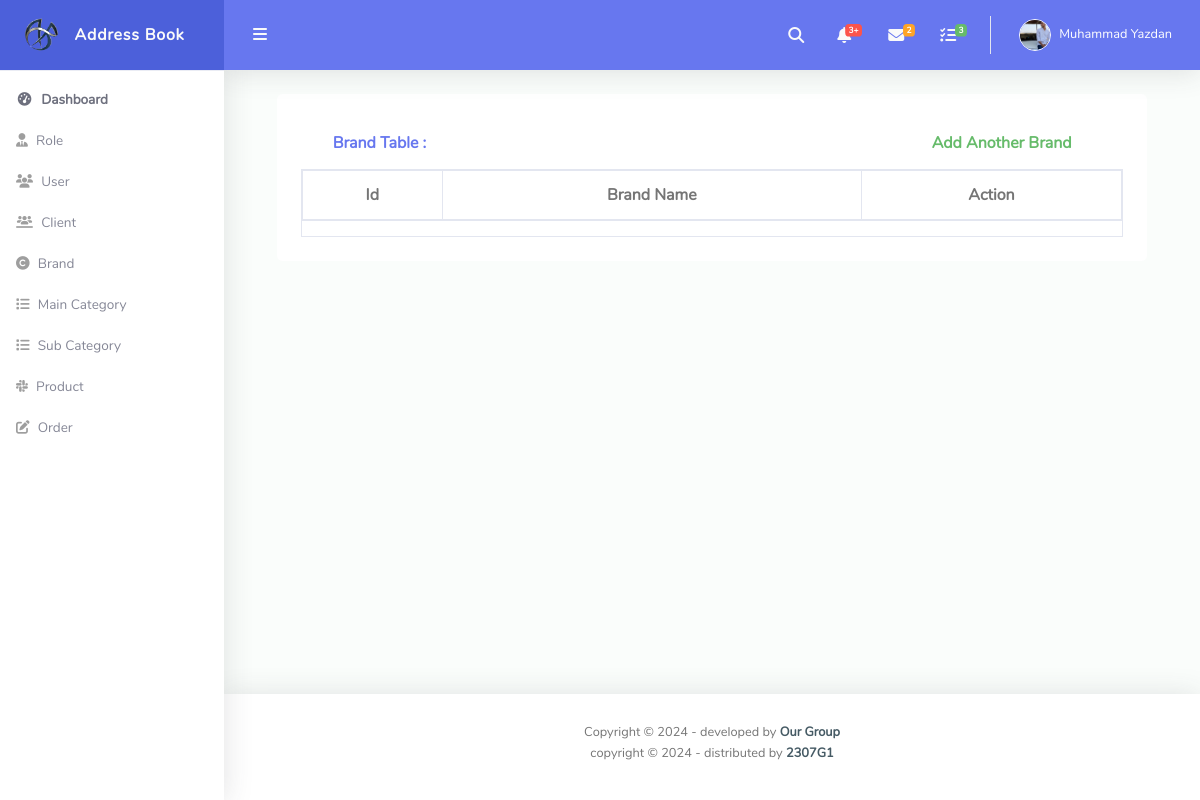
The app's page /admin/brand_show.php, older data.
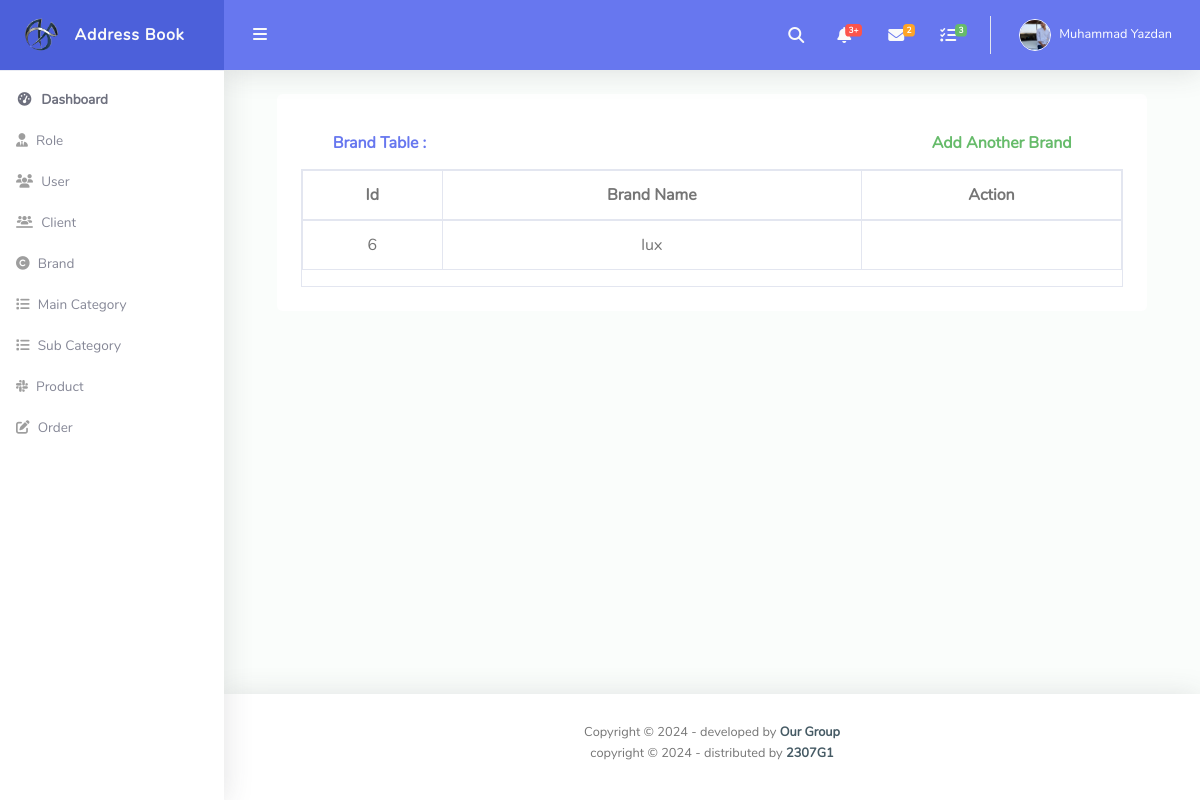
The same page, newer data.
### tables this page shows
CREATE TABLE `brand` (
  `id` int(11) NOT NULL,
  `brand_name` varchar(255) NOT NULL
);

### admin/brand_show.php (the view, shortened to what this page needs)
<?php
include("./connection.php");
include("./header.php");
$sql = "select * from brand";
$result = mysqli_query($con, $sql);
?>
<div id="content-wrapper" class="d-flex flex-column">
    <div id="content">
        <nav class="navbar navbar-expand navbar-light bg-navbar topbar mb-4 static-top">
            <button id="sidebarToggleTop" class="btn btn-link rounded-circle mr-3">
                <i class="fa fa-bars"></i>
            </button>
            <ul class="navbar-nav ml-auto">
                <li class="nav-item dropdown no-arrow">
                    <a class="nav-link dropdown-toggle" href="#" id="searchDropdown" role="button" data-toggle="dropdown" aria-haspopup="true" aria-expanded="false">
                        <i class="fas fa-search fa-fw"></i>
                    </a>
                </li>
                <li class="nav-item dropdown no-arrow mx-1">
                    <a class="nav-link dropdown-toggle" href="#" id="alertsDropdown" role="button" data-toggle="dropdown" aria-haspopup="true" aria-expanded="false">
                        <i class="fas fa-bell fa-fw"></i>
                        <span class="badge badge-danger badge-counter">3+</span>
                    </a>
                </li>
                <li class="nav-item dropdown no-arrow mx-1">
                    <a class="nav-link dropdown-toggle" href="#" id="messagesDropdown" role="button" data-toggle="dropdown" aria-haspopup="true" aria-expanded="false">
                        <i class="fas fa-envelope fa-fw"></i>
                        <span class="badge badge-warning badge-counter">2</span>
                    </a>
                </li>
                <li class="nav-item dropdown no-arrow mx-1">
                    <a class="nav-link dropdown-toggle" href="#" id="messagesDropdown" role="button" data-toggle="dropdown" aria-haspopup="true" aria-expanded="false">
                        <i class="fas fa-tasks fa-fw"></i>
                        <span class="badge badge-success badge-counter">3</span>
                    </a>
                </li>
                <li class="nav-item dropdown no-arrow">
                    <a class="nav-link dropdown-toggle" href="#" id="userDropdown" role="button" data-toggle="dropdown" aria-haspopup="true" aria-expanded="false">
                        <img class="img-profile rounded-circle" src="../me.png" style="max-width: 60px">
                        <span class="ml-2 d-none d-lg-inline text-white small">Muhammad Yazdan</span>
                    </a>
                </li>
            </ul>
        </nav>
        <div class="col-lg-11 mx-auto">
            <div class="bg-light rounded h-100 p-4">
                <div class="container">
                    <div class="row">
                        <div class="col-lg-9 card-header py-3 d-flex flex-row align-items-center justify-content-between">
                            <h6 class="m-0 font-weight-bold text-primary">Brand Table :</h6>
                        </div>
                        <div class="col-lg-3 card-header py-3 d-flex flex-row align-items-center justify-content-between">
                            <a href="./brand_add.php">
                                <h6 class="m-0 font-weight-bold text-success">Add Another Brand</h6>
                            </a>
                        </div>
                    </div>
                </div>
                <div class="table-responsive table-bordered text-center text-dark e1">
                    <table class="table">
                        <thead>
                            <tr>
                                <th scope="col">Id</th>
                                <th scope="col">Brand Name</th>
                                <th scope="col">Action</th>
                            </tr>
                        </thead>
                        <tbody>
                            <tr>
                                <?php
                                while ($rows = mysqli_fetch_assoc($result)) {
                                ?>
                                    <td><?php echo $rows['id'] ?></td>
                                    <td><?php echo $rows['brand_name'] ?></td>
                                    <td><a href="brand_update.php?id=<?php echo $rows['id'] ?>">
                                                </td>
                            </tr>
                        <?php  } ?>
                        </tbody>
                    </table>
                </div>
            </div>
        </div>
    </div>
    <?php
    include("./footer.php");
    ?>

Row changes from the older to the newer data that the page shows:
added brand: id "6", brand_name "lux"
